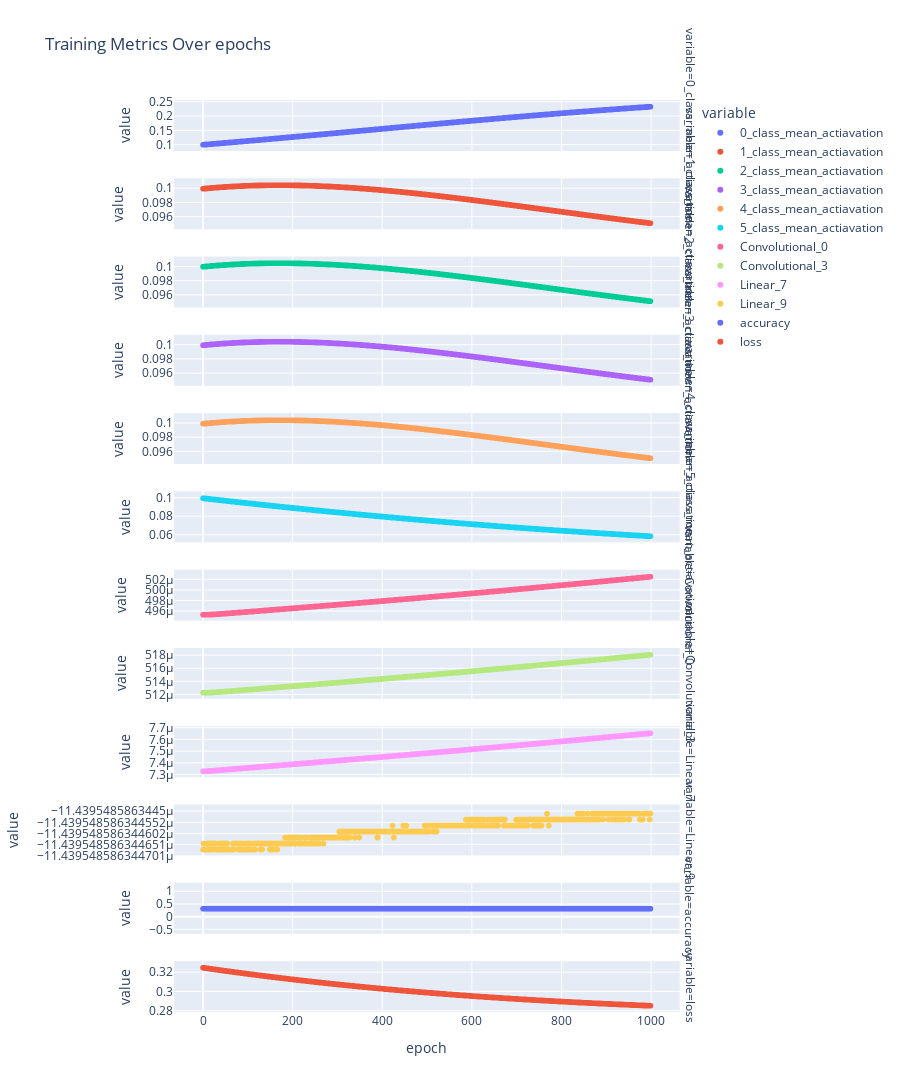

The notebook cell saved with this chart:
### Code cell
training_stats_df = (
    pd.DataFrame.from_records(training_stats)
    .assign(epoch=range(len(training_stats)))
)
fig = (
    px.scatter(
        (
            training_stats_df
            .melt("epoch", training_stats_df.columns.difference(["epoch"]))
        ),
        x="epoch",
        y="value",
        color="variable",
        facet_row="variable",
        title="Training Metrics Over epochs",
        height=1200,
    )
    .update_yaxes(matches=None)
)
fig.show()

### Figure 1 — Plotly figure (JSON) as saved in the notebook; plotly's stock layout.template omitted (floating-point values rounded to 4 significant figures; data arrays with more than 128 entries replaced by an {"elided": "..."} marker saying what was removed)
{"data": [{"hovertemplate": "variable=0_class_mean_actiavation<br>epoch=%{x}<br>value=%{y}<extra></extra>", "legendgroup": "0_class_mean_actiavation", "marker": {"color": "#636efa", "symbol": "circle"}, "mode": "markers", "name": "0_class_mean_actiavation", "showlegend": true, "type": "scattergl", "x": {"elided": "1000 int values"}, "xaxis": "x12", "y": {"elided": "1000 float values"}, "yaxis": "y12"}, {"hovertemplate": "variable=1_class_mean_actiavation<br>epoch=%{x}<br>value=%{y}<extra></extra>", "legendgroup": "1_class_mean_actiavation", "marker": {"color": "#EF553B", "symbol": "circle"}, "mode": "markers", "name": "1_class_mean_actiavation", "showlegend": true, "type": "scattergl", "x": {"elided": "1000 int values"}, "xaxis": "x11", "y": {"elided": "1000 float values"}, "yaxis": "y11"}, {"hovertemplate": "variable=2_class_mean_actiavation<br>epoch=%{x}<br>value=%{y}<extra></extra>", "legendgroup": "2_class_mean_actiavation", "marker": {"color": "#00cc96", "symbol": "circle"}, "mode": "markers", "name": "2_class_mean_actiavation", "showlegend": true, "type": "scattergl", "x": {"elided": "1000 int values"}, "xaxis": "x10", "y": {"elided": "1000 float values"}, "yaxis": "y10"}, {"hovertemplate": "variable=3_class_mean_actiavation<br>epoch=%{x}<br>value=%{y}<extra></extra>", "legendgroup": "3_class_mean_actiavation", "marker": {"color": "#ab63fa", "symbol": "circle"}, "mode": "markers", "name": "3_class_mean_actiavation", "showlegend": true, "type": "scattergl", "x": {"elided": "1000 int values"}, "xaxis": "x9", "y": {"elided": "1000 float values"}, "yaxis": "y9"}, {"hovertemplate": "variable=4_class_mean_actiavation<br>epoch=%{x}<br>value=%{y}<extra></extra>", "legendgroup": "4_class_mean_actiavation", "marker": {"color": "#FFA15A", "symbol": "circle"}, "mode": "markers", "name": "4_class_mean_actiavation", "showlegend": true, "type": "scattergl", "x": {"elided": "1000 int values"}, "xaxis": "x8", "y": {"elided": "1000 float values"}, "yaxis": "y8"}, {"hovertemplate": "variable=5_class_mean_actiavation<br>epoch=%{x}<br>value=%{y}<extra></extra>", "legendgroup": "5_class_mean_actiavation", "marker": {"color": "#19d3f3", "symbol": "circle"}, "mode": "markers", "name": "5_class_mean_actiavation", "showlegend": true, "type": "scattergl", "x": {"elided": "1000 int values"}, "xaxis": "x7", "y": {"elided": "1000 float values"}, "yaxis": "y7"}, {"hovertemplate": "variable=Convolutional_0<br>epoch=%{x}<br>value=%{y}<extra></extra>", "legendgroup": "Convolutional_0", "marker": {"color": "#FF6692", "symbol": "circle"}, "mode": "markers", "name": "Convolutional_0", "showlegend": true, "type": "scattergl", "x": {"elided": "1000 int values"}, "xaxis": "x6", "y": {"elided": "1000 float values"}, "yaxis": "y6"}, {"hovertemplate": "variable=Convolutional_3<br>epoch=%{x}<br>value=%{y}<extra></extra>", "legendgroup": "Convolutional_3", "marker": {"color": "#B6E880", "symbol": "circle"}, "mode": "markers", "name": "Convolutional_3", "showlegend": true, "type": "scattergl", "x": {"elided": "1000 int values"}, "xaxis": "x5", "y": {"elided": "1000 float values"}, "yaxis": "y5"}, {"hovertemplate": "variable=Linear_7<br>epoch=%{x}<br>value=%{y}<extra></extra>", "legendgroup": "Linear_7", "marker": {"color": "#FF97FF", "symbol": "circle"}, "mode": "markers", "name": "Linear_7", "showlegend": true, "type": "scattergl", "x": {"elided": "1000 int values"}, "xaxis": "x4", "y": {"elided": "1000 float values"}, "yaxis": "y4"}, {"hovertemplate": "variable=Linear_9<br>epoch=%{x}<br>value=%{y}<extra></extra>", "legendgroup": "Linear_9", "marker": {"color": "#FECB52", "symbol": "circle"}, "mode": "markers", "name": "Linear_9", "showlegend": true, "type": "scattergl", "x": {"elided": "1000 int values"}, "xaxis": "x3", "y": {"elided": "1000 float values"}, "yaxis": "y3"}, {"hovertemplate": "variable=accuracy<br>epoch=%{x}<br>value=%{y}<extra></extra>", "legendgroup": "accuracy", "marker": {"color": "#636efa", "symbol": "circle"}, "mode": "markers", "name": "accuracy", "showlegend": true, "type": "scattergl", "x": {"elided": "1000 int values"}, "xaxis": "x2", "y": {"elided": "1000 float values"}, "yaxis": "y2"}, {"hovertemplate": "variable=loss<br>epoch=%{x}<br>value=%{y}<extra></extra>", "legendgroup": "loss", "marker": {"color": "#EF553B", "symbol": "circle"}, "mode": "markers", "name": "loss", "showlegend": true, "type": "scattergl", "x": {"elided": "1000 int values"}, "xaxis": "x", "y": {"elided": "1000 float values"}, "yaxis": "y"}], "layout": {"annotations": [{"font": {}, "showarrow": false, "text": "variable=loss", "textangle": 90, "x": 0.98, "xanchor": "left", "xref": "paper", "y": 0.02792, "yanchor": "middle", "yref": "paper"}, {"font": {}, "showarrow": false, "text": "variable=accuracy", "textangle": 90, "x": 0.98, "xanchor": "left", "xref": "paper", "y": 0.1137, "yanchor": "middle", "yref": "paper"}, {"font": {}, "showarrow": false, "text": "variable=Linear_9", "textangle": 90, "x": 0.98, "xanchor": "left", "xref": "paper", "y": 0.1996, "yanchor": "middle", "yref": "paper"}, {"font": {}, "showarrow": false, "text": "variable=Linear_7", "textangle": 90, "x": 0.98, "xanchor": "left", "xref": "paper", "y": 0.2854, "yanchor": "middle", "yref": "paper"}, {"font": {}, "showarrow": false, "text": "variable=Convolutional_3", "textangle": 90, "x": 0.98, "xanchor": "left", "xref": "paper", "y": 0.3712, "yanchor": "middle", "yref": "paper"}, {"font": {}, "showarrow": false, "text": "variable=Convolutional_0", "textangle": 90, "x": 0.98, "xanchor": "left", "xref": "paper", "y": 0.4571, "yanchor": "middle", "yref": "paper"}, {"font": {}, "showarrow": false, "text": "variable=5_class_mean_actiavation", "textangle": 90, "x": 0.98, "xanchor": "left", "xref": "paper", "y": 0.5429, "yanchor": "middle", "yref": "paper"}, {"font": {}, "showarrow": false, "text": "variable=4_class_mean_actiavation", "textangle": 90, "x": 0.98, "xanchor": "left", "xref": "paper", "y": 0.6287, "yanchor": "middle", "yref": "paper"}, {"font": {}, "showarrow": false, "text": "variable=3_class_mean_actiavation", "textangle": 90, "x": 0.98, "xanchor": "left", "xref": "paper", "y": 0.7146, "yanchor": "middle", "yref": "paper"}, {"font": {}, "showarrow": false, "text": "variable=2_class_mean_actiavation", "textangle": 90, "x": 0.98, "xanchor": "left", "xref": "paper", "y": 0.8004, "yanchor": "middle", "yref": "paper"}, {"font": {}, "showarrow": false, "text": "variable=1_class_mean_actiavation", "textangle": 90, "x": 0.98, "xanchor": "left", "xref": "paper", "y": 0.8862, "yanchor": "middle", "yref": "paper"}, {"font": {}, "showarrow": false, "text": "variable=0_class_mean_actiavation", "textangle": 90, "x": 0.98, "xanchor": "left", "xref": "paper", "y": 0.9721, "yanchor": "middle", "yref": "paper"}], "height": 1200, "legend": {"title": {"text": "variable"}, "tracegroupgap": 0}, "title": {"text": "Training Metrics Over epochs"}, "xaxis": {"anchor": "y", "domain": [0, 0.98], "title": {"text": "epoch"}}, "xaxis10": {"anchor": "y10", "domain": [0, 0.98], "matches": "x", "showticklabels": false}, "xaxis11": {"anchor": "y11", "domain": [0, 0.98], "matches": "x", "showticklabels": false}, "xaxis12": {"anchor": "y12", "domain": [0, 0.98], "matches": "x", "showticklabels": false}, "xaxis2": {"anchor": "y2", "domain": [0, 0.98], "matches": "x", "showticklabels": false}, "xaxis3": {"anchor": "y3", "domain": [0, 0.98], "matches": "x", "showticklabels": false}, "xaxis4": {"anchor": "y4", "domain": [0, 0.98], "matches": "x", "showticklabels": false}, "xaxis5": {"anchor": "y5", "domain": [0, 0.98], "matches": "x", "showticklabels": false}, "xaxis6": {"anchor": "y6", "domain": [0, 0.98], "matches": "x", "showticklabels": false}, "xaxis7": {"anchor": "y7", "domain": [0, 0.98], "matches": "x", "showticklabels": false}, "xaxis8": {"anchor": "y8", "domain": [0, 0.98], "matches": "x", "showticklabels": false}, "xaxis9": {"anchor": "y9", "domain": [0, 0.98], "matches": "x", "showticklabels": false}, "yaxis": {"anchor": "x", "domain": [0, 0.05583], "title": {"text": "value"}}, "yaxis10": {"anchor": "x10", "domain": [0.7725, 0.8283], "title": {"text": "value"}}, "yaxis11": {"anchor": "x11", "domain": [0.8583, 0.9142], "title": {"text": "value"}}, "yaxis12": {"anchor": "x12", "domain": [0.9442, 1.0], "title": {"text": "value"}}, "yaxis2": {"anchor": "x2", "domain": [0.08583, 0.1417], "title": {"text": "value"}}, "yaxis3": {"anchor": "x3", "domain": [0.1717, 0.2275], "title": {"text": "value"}}, "yaxis4": {"anchor": "x4", "domain": [0.2575, 0.3133], "title": {"text": "value"}}, "yaxis5": {"anchor": "x5", "domain": [0.3433, 0.3992], "title": {"text": "value"}}, "yaxis6": {"anchor": "x6", "domain": [0.4292, 0.485], "title": {"text": "value"}}, "yaxis7": {"anchor": "x7", "domain": [0.515, 0.5708], "title": {"text": "value"}}, "yaxis8": {"anchor": "x8", "domain": [0.6008, 0.6567], "title": {"text": "value"}}, "yaxis9": {"anchor": "x9", "domain": [0.6867, 0.7425], "title": {"text": "value"}}}}
